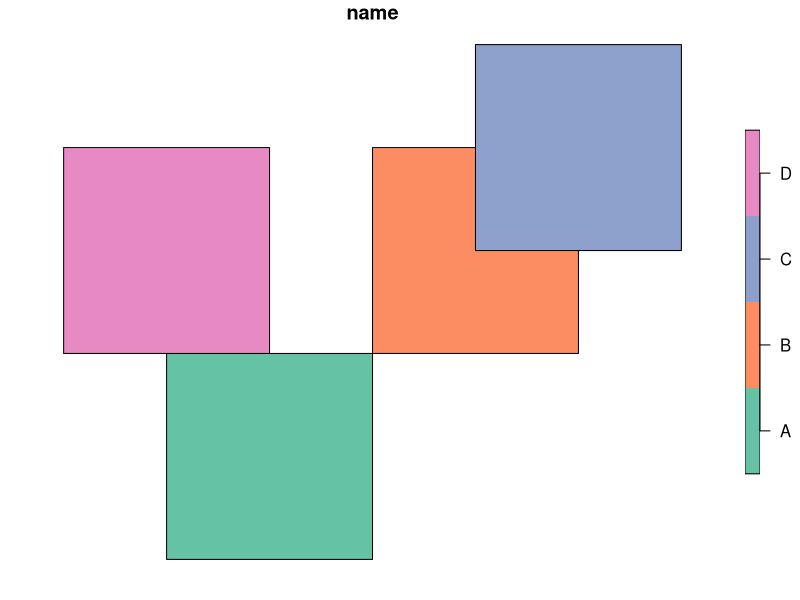

Generate this figure with R:
## ---- chunk 1
pattern_de_9im =  "2FFF1FFF2"

matrix_de_9im = function(pattern) {
    string = unlist(strsplit(pattern , ""))
    matrix_de_9im = matrix(string, nrow = 3, byrow = TRUE)
    colnames(matrix_de_9im) = c("I", "B", "E")
    row.names(matrix_de_9im) = c("I", "B", "E")
    return(matrix_de_9im)
}

matrix_de_9im(pattern_de_9im)
## ---- chunk 2
library(sf)
# 4 polygones to start 
pol1 = st_polygon(list(rbind(c(0,0),c(1,0),c(1,1),c(0,1),c(0,0)))) - 0.5
pol2 = pol1 + 1
pol3 = pol1 + 1.5
pol4 = st_polygon(list(rbind(c(-1,0.5),c(-1,1.5),c(0,1.5),c(0,0.5),c(-1,0.5))))

squares = sf::st_sf(data.frame(name = LETTERS[1:4],
           sf::st_sfc(pol1, pol2, pol3, pol4))
          )

plot(squares)
## ---- chunk 3
my_first_st_relate = sf::st_relate(squares, squares)
colnames(my_first_st_relate) = squares$name
row.names(my_first_st_relate) = squares$name
my_first_st_relate
## ---- chunk 4
matrix_de_9im(my_first_st_relate["A","A"])
## ---- chunk 5
matrix_de_9im(my_first_st_relate["B","C"])
## ---- chunk 6
# . represent every single character 
matrix(grepl(pattern = "....1....", my_first_st_relate),
       nrow = 4, byrow = TRUE) 
## ---- chunk 7
sf::st_relate(squares, squares,  pattern = "****1****",  sparse = FALSE)
## ---- chunk 8
sf::st_relate(squares, squares,  pattern = "****1****",  sparse = TRUE)
